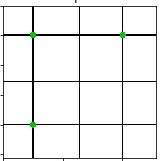
#> input picture src/cuadricula.jpg, 160 x 161 px, found by its file name
$ python affinetransformation.py
#> lines starting #> are read from the running program, lines starting #| are printed output that depends on the picture
import numpy as np
import matplotlib.pyplot as plt  # carga la librería para graficar
import cv2
# --leer la imagen
img = cv2.imread('src/cuadricula.jpg')
#> img is the input picture: shape (161, 160, 3); mean B, G, R 237.6, 238.3, 237.6
# --obtener dimensioness
rows, cols, ch = img.shape
#> rows = 161; cols = 160; ch = 3
# --definir 3 puntos de la imagen original
pts1 = np.float32([[100, 400], [400, 100], [100, 100]])
# --definir 3 puntos en la imagen de salida
pts2 = np.float32([[50, 300], [400, 200], [80, 150]])
# --obtener la matriz de transformación
M = cv2.getAffineTransform(pts1, pts2)
# --aplicar la transofrmación
dst = cv2.warpAffine(img, M, (cols, rows))
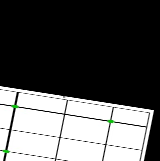
#> dst: shape (161, 160, 3); mean B, G, R 86.7, 87.1, 86.8
# --mostrar las imágenes
plt.subplot(121), plt.imshow(img), plt.title('Input')
plt.subplot(122), plt.imshow(dst), plt.title('Output')
plt.show()
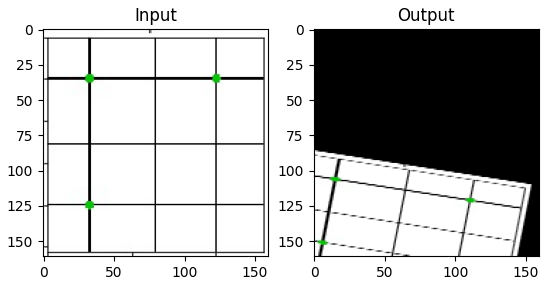
#> figure drawn by matplotlib, 2 panels; B, G, R data is drawn as R, G, B
